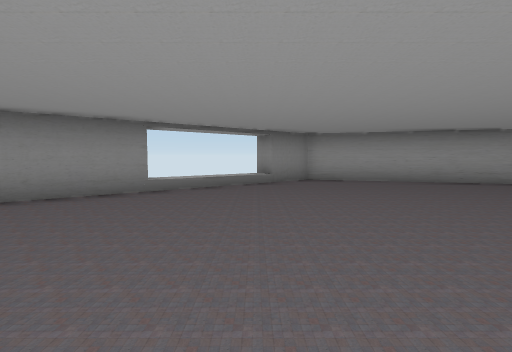
[1] (above)

15 first-person views from a walk through a scene from a Unity 3-D project. The camera is 1.5 m above the floor, tilts 4° down and sees 85° across. The floor is counted in squares, 2 m on a side. Each view is taken from the middle of a square. On the plan, view 1 faces up. The plan holds only what a view shows up to about 10 squares ahead; the rest is blank. The place goes on beyond the plan. The player character is not drawn. Some surface patterns are stand-ins.

[2]
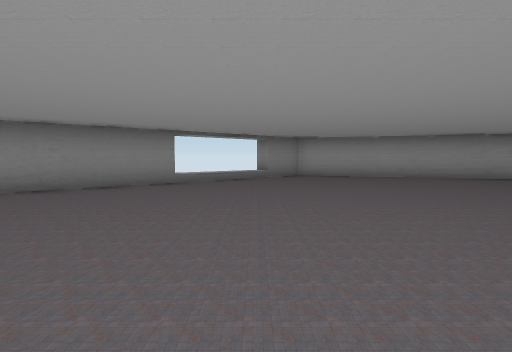

[3]
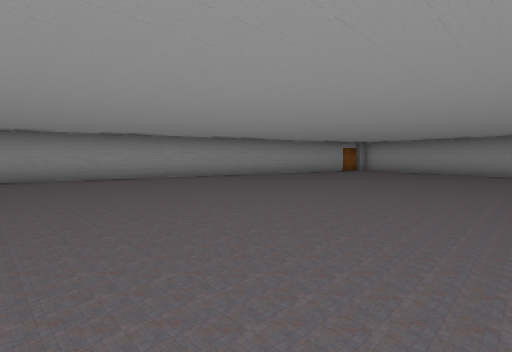

[4]
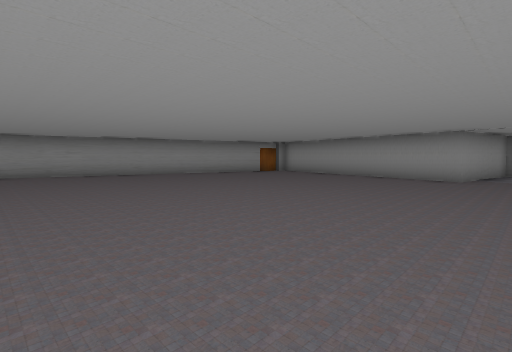

[5]
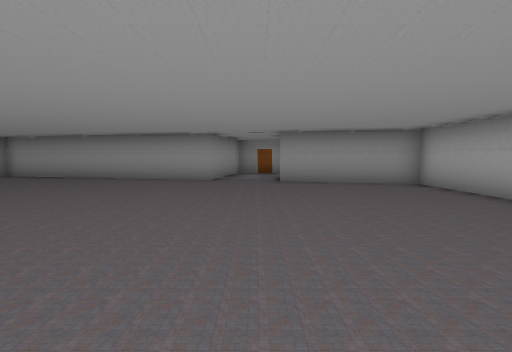

[6]
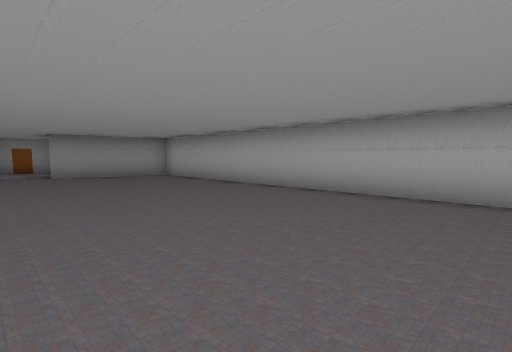

[7]
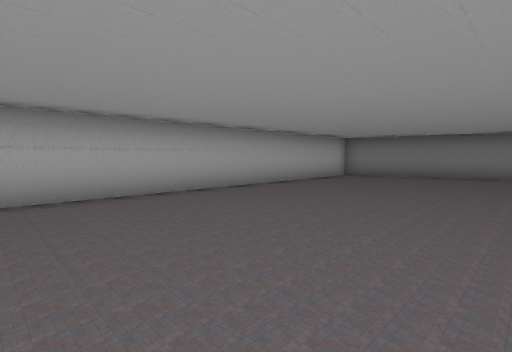

[8]
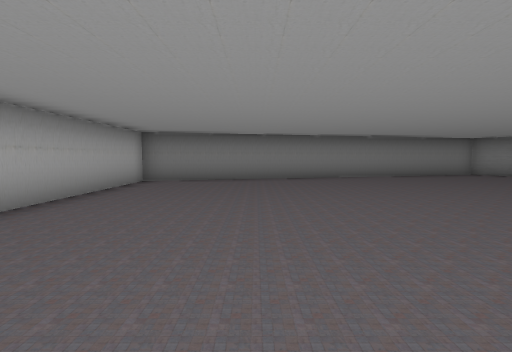

[9]
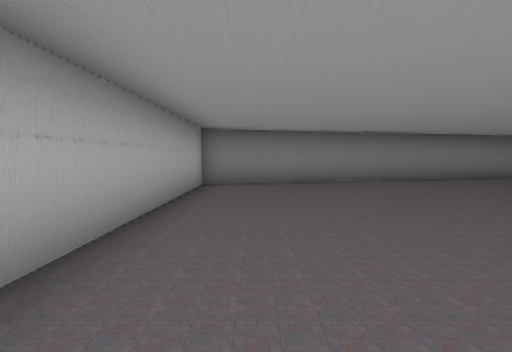

[10]
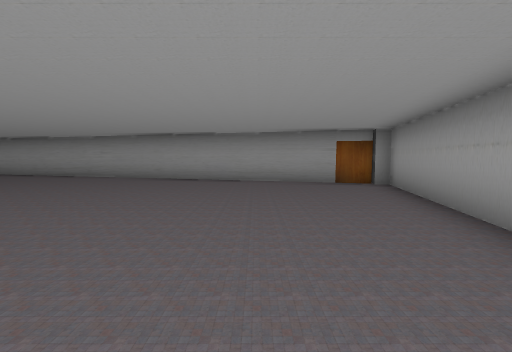

[11]
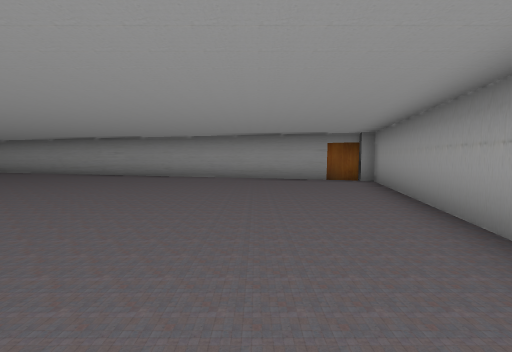

[12]
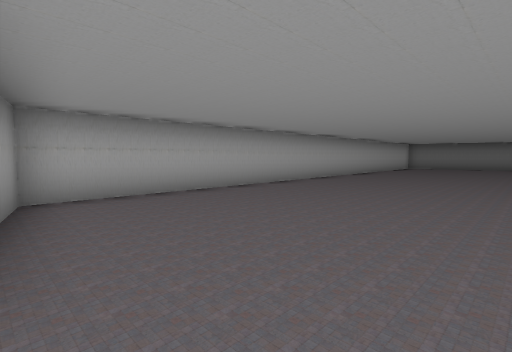

[13]
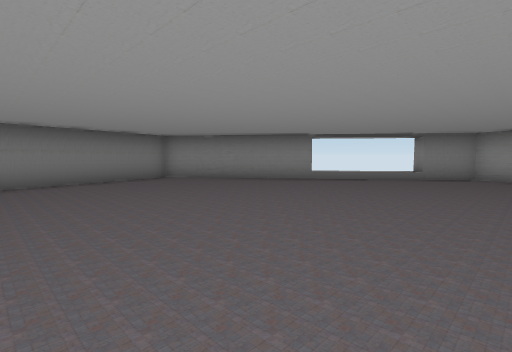

[14]
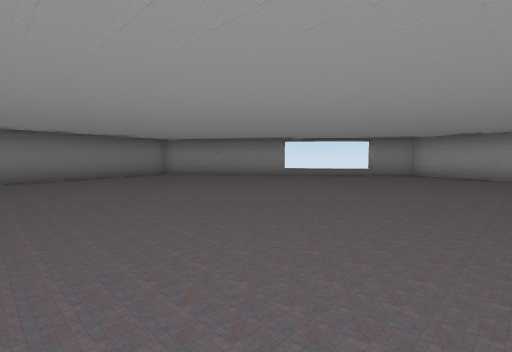

[15]
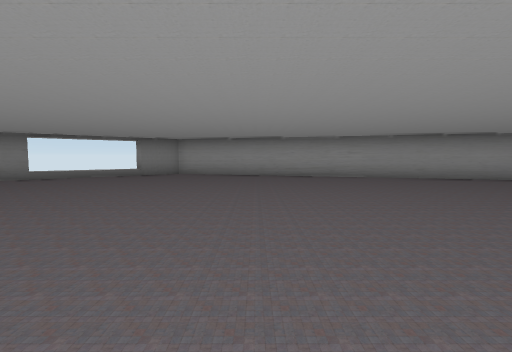

### Floor plan
Points are (right, up) in squares from view 1. A wall is a line through its corners. A room is listed if a view was taken in it or the views show most of it. See-through windows are left out.
Room 1 (views 1, 2, 3, 4, 5, 6, 7, 8, 9, 10, 11, 12, 13, 14, 15)
walls: (0.5, 8.1) (0, 8.7); (-2.2, 6) (-6.4, 2.8) (-3.5, -9.5) (14.6, -9.5) (15.4, -5.6); (18, -3.9) (15.9, -3.5) (17.6, 4.4) (17.2, 4.5); (17.3, 4.7) (1.7, 9.1) (0.2, 7.9)
low walls: (0.1, 7.8) (-0.4, 7.5)

Where each view was taken, in squares from view 1:
view 1: 0 up, 0 right, facing up
view 2: 2 down, 0 right, facing up
view 3: 2 down, 3 right, facing up-right
view 4: 5 down, 6 right, facing up-right
view 5: 5 down, 7 right, facing right
view 6: 4 down, 4 right, facing down-right
view 7: 4 down, 7 right, facing down-left
view 8: 6 down, 5 right, facing left
view 9: 8 down, 4 right, facing left
view 10: 3 down, 14 right, facing up
view 11: 4 down, 14 right, facing up
view 12: 4 down, 15 right, facing down-left
view 13: 2 down, 3 right, facing up-left
view 14: 3 down, 5 right, facing up-left
view 15: 3 down, 5 right, facing up
